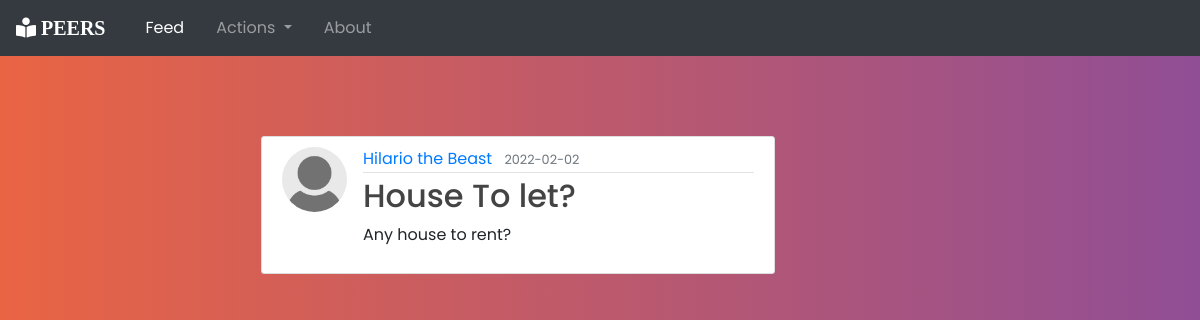
/post/6, run on the app's committed database.
### thebuzz/models.py (models this page shows, shortened)
class User(db.Model, UserMixin):
    id = db.Column(db.Integer, primary_key=True)
    username = db.Column(db.String(20), unique=True, nullable=False)
    email = db.Column(db.String(120), unique=True, nullable=False)
    image_file = db.Column(db.String(20), nullable=False, default='default.jpg')
    password = db.Column(db.String(60), nullable=False)
    posts = db.relationship('Post', backref='author', lazy=True)

class Post(db.Model):
    id = db.Column(db.Integer, primary_key=True)
    title = db.Column(db.String(100), nullable=False)
    date_posted = db.Column(db.DateTime, nullable=False, default=datetime.utcnow)
    content = db.Column(db.Text, nullable=False)
    user_id = db.Column(db.Integer, db.ForeignKey('user.id'), nullable=False)

### thebuzz/routes.py (the view)
@app.route("/post/<int:post_id>", methods=['POST', 'GET'])
def post(post_id):
    post = Post.query.get_or_404(post_id)
    return render_template('post.html', title=post.title, post=post)

### thebuzz/templates/post.html (shortened to what this page needs)
{% extends "layout.html" %}
{% block content %}
<article class="media content-section">
    <img class="rounded-circle article-img"
         src="{{ url_for('static', filename='profile_pics/' + post.author.image_file) }}">
    <div class="media-body">
        <div class="article-metadata">
            <a class="mr-2" href="{{ url_for('user_posts')}}">{{ post.author.username }}</a>
            <small class="text-muted">{{ post.date_posted.strftime('%Y-%m-%d') }}</small>
        </div>
        <h2 class="article-title">{{ post.title }}</h2>
        <p class="article-content">{{ post.content }}</p>
    </div>
</article>
{% endblock %}

### thebuzz/static/main.css (style rules this page uses)
body { background: #654ea3; background: linear-gradient(to right, #e96443, #904e95); font-family: "Poppins", sans-serif; font-weight: 300 min-height: 150vh; overflow-x: hidden }
h1, h2, h3, h4, h5, h6 { color: #444444; }
.content-section { margin-top: 5rem; margin-left: 13.5rem; background: #ffffff; padding: 10px 20px; border: 1px solid #dddddd; border-radius: 3px; margin-bottom: 20px; }
.article-title { color: #444444; }
.article-content { white-space: pre-line; }
.article-img { height: 65px; width: 65px; margin-right: 16px; }
.article-metadata { padding-bottom: 1px; margin-bottom: 4px; border-bottom: 1px solid #e3e3e3 }

### data on the page
User: image_file (placeholder picture), author.username "Hilario the Beast"
Post: date_posted "2022-02-02", title "House To let?", content "Any house to rent?"
